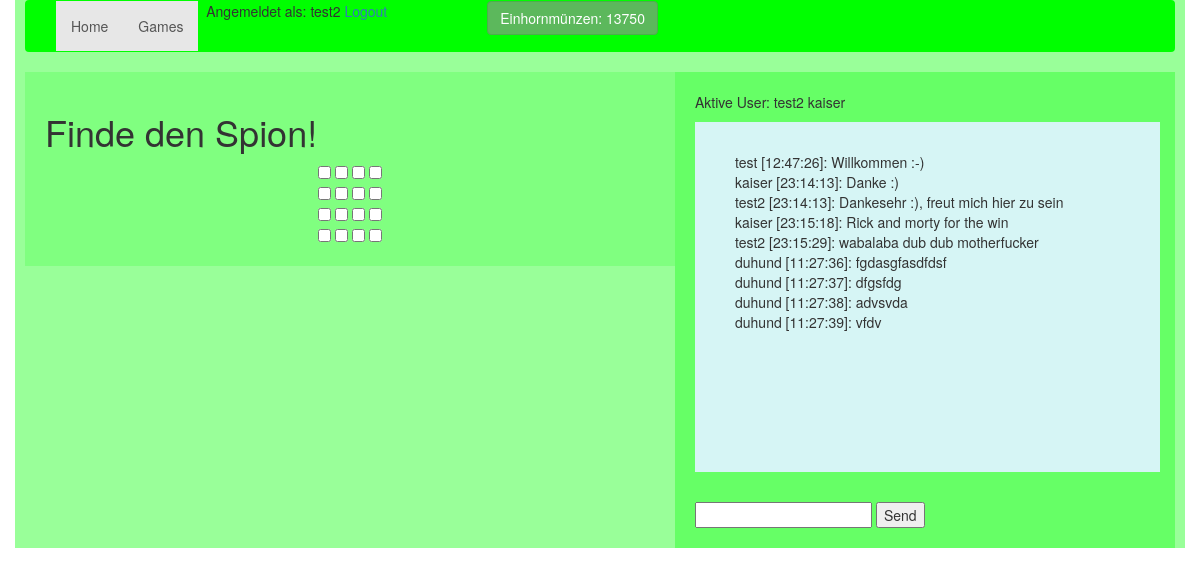
Screenshot of /games (signed in) with the database file from the repository.
### lucky/database.py (models this page shows, shortened)
class user(db.Model, UserMixin):
    id = db.Column(db.Integer, primary_key=True)
    username = db.Column(db.String(80), unique=True)
    email = db.Column(db.String(120), unique=True)
    password = db.Column(db.String(120))
    money = db.Column(db.Integer, default=5000)
    logged_in = db.Column(db.Integer, default=0)

class chat(db.Model):
    id = db.Column(db.Integer, primary_key=True)
    user_id= db.Column(db.Integer, db.ForeignKey('user.id'))
    message = db.Column(db.String(500))
    timestamp = db.Column(db.String(10), index=True)
    datestamp = db.Column(db.String(10), index=True)

### lucky/routes.py (the view)
@app.route('/games')
@login_required
def games():
    return render_template('games.html',messages=chat.query.all(),user=user.query.all())

### lucky/functions.py (called while the page is built)
@login_manager.user_loader
def user_loader(id):
    return user.query.get(int(id))

### lucky/templates/games.html (shortened to what this page needs)
{% extends "base.html" %}
{% block content %}
    <h1>Finde den Spion!</h1>
     <CENTER>
     <FORM method="POST" name="searchb">
     <input type=checkbox onClick="javascript:search('x1y1', this);">
     <input type=checkbox onClick="javascript:search('x1y2', this);">
     <input type=checkbox onClick="javascript:search('x1y3', this);">
     <input type=checkbox onClick="javascript:search('x1y4', this);"><br>
     <input type=checkbox onClick="javascript:search('x2y1', this);">
     <input type=checkbox onClick="javascript:search('x2y2', this);">
     <input type=checkbox onClick="javascript:search('x2y3', this);">
     <input type=checkbox onClick="javascript:search('x2y4', this);"><br>
     <input type=checkbox onClick="javascript:search('x3y1', this);">
     <input type=checkbox onClick="javascript:search('x3y2', this);">
     <input type=checkbox onClick="javascript:search('x3y3', this);">
     <input type=checkbox onClick="javascript:search('x3y4', this);"><br>
     <input type=checkbox onClick="javascript:search('x4y1', this);">
     <input type=checkbox onClick="javascript:search('x4y2', this);">
     <input type=checkbox onClick="javascript:search('x4y3', this);">
     <input type=checkbox onClick="javascript:search('x4y4', this);">
     </FORM>
     </CENTER>
     {% endblock %}

### lucky/templates/base.html (shortened to what this page needs)
<!DOCTYPE html>
<html>
 <head>
	<link href="static/bootstrap.css" rel="stylesheet" media="screen">
 </head>
 <body>
    <div class="container">
     <nav class="navbar navbar-default">
  <div class="container-fluid">
    <div class="collapse navbar-collapse" id="bs-example-navbar-collapse-1">
      <ul class="nav navbar-nav">
        <li class="active"><a href="/">Home <span class="sr-only">(current)</span></a></li>
        <li class="active"><a href="/games">Games <span class="sr-only">(current)</span></a></li>
        <li class="active">          	 {% if current_user.is_authenticated %}
		         <p>&nbsp Angemeldet als: {{ current_user.username }}&nbsp </p></li>
                <btn style="margin-left:100px; "class="btn btn-success btn-large">Einhornmünzen: <span id="mycash">{{ current_user.money }}</span></btn>
		<li class="active"><p><a href="{{ url_for('.logout') }}">Logout</a></p>
		            {% else %}
		         <p><a href="{{ url_for('.login') }}">Login</a></p>
		         <p><a href="{{ url_for('.register') }}">Registrierung</a></p>
	                {% endif %}</li>
      </ul>
    </div>
  </div>
</nav>
	<div class="content">
	 {% block content %}	{% endblock %}
</div>
		<div class="chat_out">
			<p>Aktive User: {% for active in user %}
    		{% if active.logged_in == 1 %}
        	{{ active.username }}
    		{% endif %}
{% endfor %}</p>
            <div class="chat_in">
            <ul id="messages" style="list-style:none;">
		        {% for msg in messages %}
		 	    <li>{% for id in user %}{% if msg.user_id == id.id %}{{ id.username }} {% endif %}{% endfor %}
					[{{ msg.timestamp }}]: {{ msg.message }}</li>
		        {% endfor %}
	        </ul>
            </div>
        	{% if current_user.is_authenticated %}
	 <input type="text" id="myMessage">
	 <button id="sendbutton">Send</button>
 	{% endif %}
             </div>
     	</div>
 </body>
</html>

### rows the page displays
user: username "test2", money "13750"
user: username "kaiser"
chat: timestamp "12:47:26", message "Willkommen :-)"
user: username "test"
chat: timestamp "23:14:13", message "Danke :)"
chat: timestamp "23:14:13", message "Dankesehr :), freut mich hier zu sein"
chat: timestamp "23:15:18", message "Rick and morty for the win"
chat: timestamp "23:15:29", message "wabalaba dub dub motherfucker"
chat: timestamp "11:27:36", message "fgdasgfasdfdsf"
user: username "duhund"
chat: timestamp "11:27:37", message "dfgsfdg"
chat: timestamp "11:27:38", message "advsvda"
chat: timestamp "11:27:39", message "vfdv"
